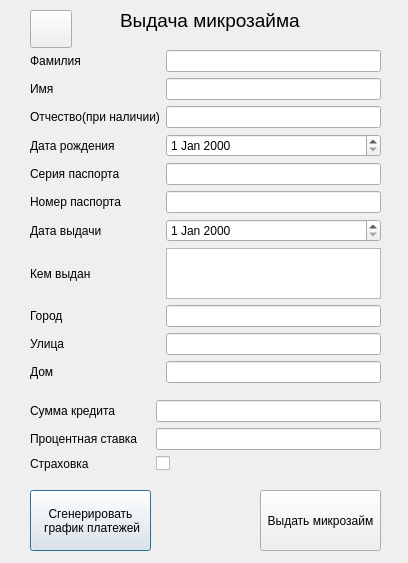
<?xml version="1.0" encoding="UTF-8"?>
<ui version="4.0">
 <class>Dialog</class>
 <widget class="QDialog" name="Dialog">
  <property name="geometry">
   <rect>
    <x>0</x>
    <y>0</y>
    <width>408</width>
    <height>563</height>
   </rect>
  </property>
  <property name="windowTitle">
   <string>Dialog</string>
  </property>
  <widget class="QPushButton" name="btnGenerate">
   <property name="geometry">
    <rect>
     <x>30</x>
     <y>490</y>
     <width>121</width>
     <height>61</height>
    </rect>
   </property>
   <property name="text">
    <string>Сгенерировать 
 график платежей</string>
   </property>
  </widget>
  <widget class="QPushButton" name="btnGive">
   <property name="geometry">
    <rect>
     <x>260</x>
     <y>490</y>
     <width>121</width>
     <height>61</height>
    </rect>
   </property>
   <property name="text">
    <string>Выдать микрозайм</string>
   </property>
  </widget>
  <widget class="QLabel" name="label_12">
   <property name="geometry">
    <rect>
     <x>120</x>
     <y>10</y>
     <width>181</width>
     <height>21</height>
    </rect>
   </property>
   <property name="font">
    <font>
     <pointsize>14</pointsize>
    </font>
   </property>
   <property name="text">
    <string>Выдача микрозайма</string>
   </property>
  </widget>
  <widget class="QPushButton" name="btnHome">
   <property name="geometry">
    <rect>
     <x>30</x>
     <y>10</y>
     <width>42</width>
     <height>38</height>
    </rect>
   </property>
   <property name="styleSheet">
    <string notr="true"/>
   </property>
   <property name="text">
    <string/>
   </property>
   <property name="icon">
    <iconset>
     <normaloff>home.png</normaloff>home.png</iconset>
   </property>
   <property name="iconSize">
    <size>
     <width>30</width>
     <height>30</height>
    </size>
   </property>
   <property name="checkable">
    <bool>false</bool>
   </property>
   <property name="autoDefault">
    <bool>true</bool>
   </property>
  </widget>
  <widget class="QWidget" name="">
   <property name="geometry">
    <rect>
     <x>30</x>
     <y>50</y>
     <width>351</width>
     <height>333</height>
    </rect>
   </property>
   <layout class="QGridLayout" name="gridLayout">
    <item row="1" column="1">
     <widget class="QLineEdit" name="lineEdit_2"/>
    </item>
    <item row="2" column="0">
     <widget class="QLabel" name="label_3">
      <property name="text">
       <string>Отчество(при наличии)</string>
      </property>
     </widget>
    </item>
    <item row="1" column="0">
     <widget class="QLabel" name="label_2">
      <property name="text">
       <string>Имя</string>
      </property>
     </widget>
    </item>
    <item row="4" column="0">
     <widget class="QLabel" name="label_4">
      <property name="text">
       <string>Серия паспорта</string>
      </property>
     </widget>
    </item>
    <item row="0" column="0">
     <widget class="QLabel" name="label">
      <property name="text">
       <string>Фамилия</string>
      </property>
     </widget>
    </item>
    <item row="3" column="0">
     <widget class="QLabel" name="label_8">
      <property name="text">
       <string>Дата рождения</string>
      </property>
     </widget>
    </item>
    <item row="5" column="1">
     <widget class="QLineEdit" name="lineEdit_5"/>
    </item>
    <item row="3" column="1">
     <widget class="QDateEdit" name="dateEdit_2"/>
    </item>
    <item row="7" column="1">
     <widget class="QTextEdit" name="textEdit"/>
    </item>
    <item row="6" column="1">
     <widget class="QDateEdit" name="dateEdit"/>
    </item>
    <item row="9" column="0">
     <widget class="QLabel" name="label_13">
      <property name="text">
       <string>Улица</string>
      </property>
     </widget>
    </item>
    <item row="7" column="0">
     <widget class="QLabel" name="label_7">
      <property name="text">
       <string>Кем выдан</string>
      </property>
     </widget>
    </item>
    <item row="4" column="1">
     <widget class="QLineEdit" name="lineEdit_4"/>
    </item>
    <item row="2" column="1">
     <widget class="QLineEdit" name="lineEdit_3"/>
    </item>
    <item row="0" column="1">
     <widget class="QLineEdit" name="lineEdit"/>
    </item>
    <item row="5" column="0">
     <widget class="QLabel" name="label_5">
      <property name="text">
       <string>Номер паспорта</string>
      </property>
     </widget>
    </item>
    <item row="6" column="0">
     <widget class="QLabel" name="label_6">
      <property name="text">
       <string>Дата выдачи</string>
      </property>
     </widget>
    </item>
    <item row="10" column="0">
     <widget class="QLabel" name="label_14">
      <property name="text">
       <string>Дом</string>
      </property>
     </widget>
    </item>
    <item row="8" column="0">
     <widget class="QLabel" name="label_15">
      <property name="text">
       <string>Город</string>
      </property>
     </widget>
    </item>
    <item row="8" column="1">
     <widget class="QLineEdit" name="lineEdit_8"/>
    </item>
    <item row="9" column="1">
     <widget class="QLineEdit" name="lineEdit_9"/>
    </item>
    <item row="10" column="1">
     <widget class="QLineEdit" name="lineEdit_10"/>
    </item>
   </layout>
  </widget>
  <widget class="QWidget" name="">
   <property name="geometry">
    <rect>
     <x>30</x>
     <y>400</y>
     <width>351</width>
     <height>74</height>
    </rect>
   </property>
   <layout class="QFormLayout" name="formLayout">
    <item row="0" column="0">
     <widget class="QLabel" name="label_9">
      <property name="minimumSize">
       <size>
        <width>120</width>
        <height>0</height>
       </size>
      </property>
      <property name="text">
       <string>Сумма кредита</string>
      </property>
     </widget>
    </item>
    <item row="0" column="1">
     <widget class="QLineEdit" name="lineEdit_6"/>
    </item>
    <item row="1" column="0">
     <widget class="QLabel" name="label_10">
      <property name="text">
       <string>Процентная ставка</string>
      </property>
     </widget>
    </item>
    <item row="2" column="0">
     <widget class="QLabel" name="label_11">
      <property name="text">
       <string>Страховка</string>
      </property>
     </widget>
    </item>
    <item row="1" column="1">
     <widget class="QLineEdit" name="lineEdit_7"/>
    </item>
    <item row="2" column="1">
     <widget class="QCheckBox" name="checkBox">
      <property name="text">
       <string/>
      </property>
     </widget>
    </item>
   </layout>
  </widget>
 </widget>
 <resources/>
 <connections/>
</ui>
